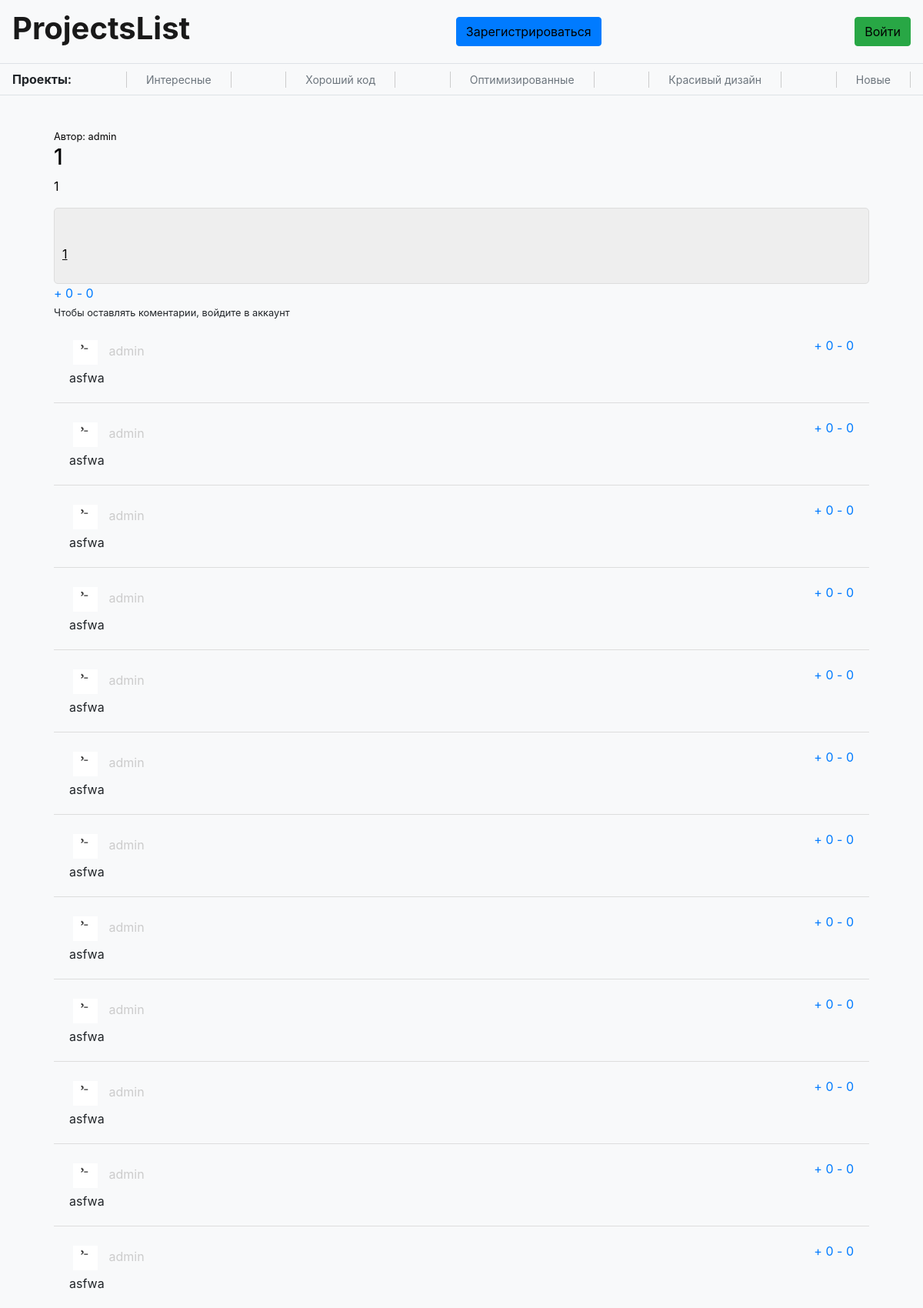
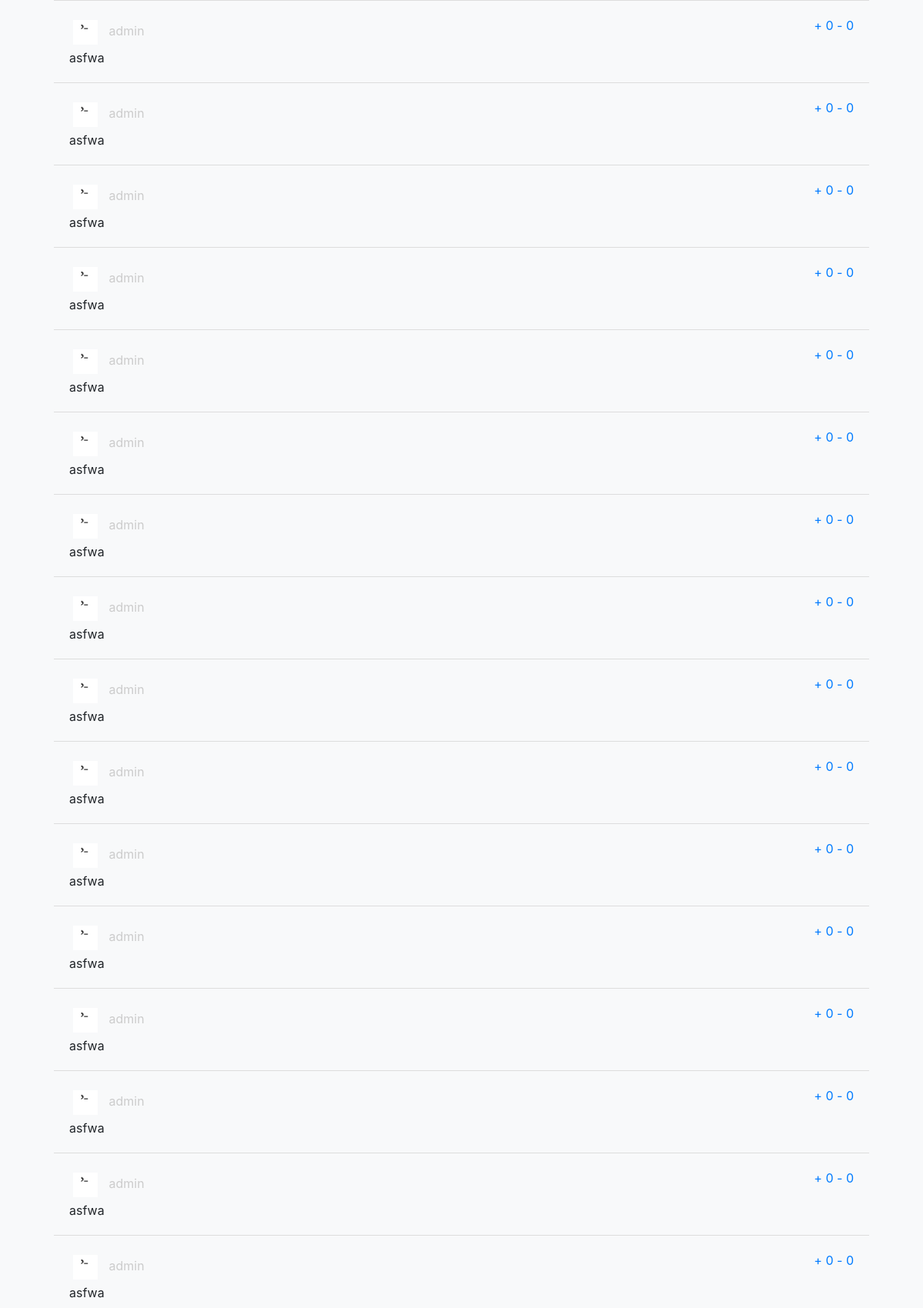
/posts/1 (upper part), run on the app's committed database (2 pictures, top to bottom).
### data/users.py (models this page shows, shortened)
class User(SqlAlchemyBase, UserMixin):
    __tablename__ = 'users'
    id = sa.Column(sa.Integer, primary_key=True, autoincrement=True)
    name = sa.Column(sa.String)
    mail = sa.Column(sa.String, unique=True)
    hashed_password = sa.Column(sa.String)
    info = sa.Column(sa.String)
    image = sa.Column(sa.String)
    github = sa.Column(sa.String)
    create_time = sa.Column(sa.DateTime, default=datetime.now)
    posts = sa.orm.relationship('Post', back_populates='author')
    comments = sa.orm.relationship('Comment', back_populates='author')
    liked_posts = sa.orm.relationship('Post', back_populates='users_who_liked', secondary='rating_posts')
    liked_comments = sa.orm.relationship('Comment', back_populates='users_who_liked', secondary='rating_comments')

### data/posts.py (models this page shows)
class Post(SqlAlchemyBase):
    __tablename__ = 'posts'
    id = sa.Column(sa.Integer, primary_key=True, autoincrement=True)
    title = sa.Column(sa.String)
    text = sa.Column(sa.String)
    project_link = sa.Column(sa.String)
    category = sa.Column(sa.String)
    like = sa.Column(sa.Integer, default=0)
    dislike = sa.Column(sa.Integer, default=0)
    create_time = sa.Column(sa.DateTime, default=datetime.now)
    author = sa.orm.relationship('User', back_populates='posts')
    author_id = sa.Column(sa.Integer, sa.ForeignKey('users.id'))
    users_who_liked = sa.orm.relationship('User', back_populates='liked_posts', secondary='rating_posts')
    comments = sa.orm.relationship('Comment', back_populates='post')

### data/comments.py (models this page shows)
class Comment(SqlAlchemyBase):
    __tablename__ = 'comments'
    id = sa.Column(sa.Integer, primary_key=True, autoincrement=True)
    text = sa.Column(sa.String)
    like = sa.Column(sa.Integer, default=0)
    dislike = sa.Column(sa.Integer, default=0)
    create_time = sa.Column(sa.DateTime, default=datetime.now)
    author = sa.orm.relationship('User', back_populates='comments')
    author_id = sa.Column(sa.Integer, sa.ForeignKey('users.id'))
    post = sa.orm.relationship('Post', back_populates='comments')
    post_id = sa.Column(sa.Integer, sa.ForeignKey('posts.id'))
    answer_id = sa.Column(sa.Integer, sa.ForeignKey('comments.id'))
    answer = sa.orm.relationship('Comment')
    users_who_liked = sa.orm.relationship('User', back_populates='liked_comments', secondary='rating_comments')

### server.py (the view, shortened to what this page needs)
@app.route('/posts/<int:id>', methods=['GET', 'POST'])
def post_view(id):
    try:
        form = CommentForm()
        db = db_session.create_session()
        post = db.query(Post).filter(Post.id==id).first()
        if post:
            info = get_repo_info(post.project_link)
            return flask.render_template('post_view.html', title=post.title, post=post, form=form, info=info)
        else:
            flask.abort(404, 'Пост не найден')
    finally:
        db.close()

### data/db_session.py (called while the page is built)
def create_session() -> Session:
    global __factory
    return __factory()

### server.py (called while the page is built)
def get_repo_info(github_link: str):
    try:
        if 'github.com' in github_link:
            name, repo = github_link.rstrip('/').split('/')[-2:]
            info = requests.get(f'https://api.github.com/repos/{name}/{repo}').json()
            out = {'stars': info['watchers_count'],
                   'image': info['owner']['avatar_url'],
                    'author': name,
                    'description': info['description'],
                    'language': info['language']}
            return out
        else:
            return {}
    except Exception as e:
        print('Возникла проблема с API', e)
        return {}

### templates/post_view.html (shortened to what this page needs)
{% extends "base.html" %}
{% block content %}
<div class='container'>
	<div class='post'>
		<div class='post-info'>
            <small>Автор: <a href='/user{{ post.author_id }}'>{{ post.author.name }}</a></small>
			<h3>{{ post.title }}</h3>
			<p style='white-space: pre-wrap;'>{{ post.text }}</p>
			<a href='{{ post.project_link }}'>
			<div class='github_link'>
				<p class='author'>
                </p>
				<p class='link'>{{ post.project_link }}</p>
			</div>
			</a>
		</div>
		<div class='rating-post'>
			<div class='like' style='display: inline-block'>
				<a href={{ url_for('post_like_action', id=post.id, action='like') }}>+ {{post.like}}</a>
			</div>
			<div class='dislike' style='display: inline-block'>
				<a href={{ url_for('post_like_action', id=post.id, action='dislike') }}>- {{post.dislike}}</a>
			</div>
		</div>
	</div>
    {% if current_user.is_authenticated %}
        <div class='sumbit-comment'>
            <form action="" method="post">
            {{ form.hidden_tag() }}
            <p>
                {{ form.text.label }}<br>
                {{ form.text(class="form-control") }}<br>
                {% for error in form.text.errors %}
                <p class="alert alert-danger" role="alert">
                    {{ error }}
                </p>
                {% endfor %}
            </p>
            <p>{{ form.submit(type="submit", class="btn btn-primary") }}</p>
            {% if message %}
                <p class="alert alert-danger" role="alert">{{ message }}</p>
            {% endif %}
            </form>
        </div>
    {% else %}
    <small>Чтобы оставлять коментарии, войдите в аккаунт</small>
    {% endif %}
    {% for comment in post.comments[::-1] %}
	<div class='comment'>
		<div class='comment-author' style='display: inline-block'>
            <img src='/{{ comment.author.image }}'/img>
			{{ comment.author.name }}
		</div>
		<div class='comment-rating' style='display: inline-block; float: right'>
			<div class='like' style='display: inline-block'>
				<a href={{ url_for('comment_like_action', id=comment.id, action='like') }}>+ {{comment.like}}</a>
			</div>
			<div class='dislike' style='display: inline-block'>
				<a href={{ url_for('comment_like_action', id=comment.id, action='dislike') }}>- {{comment.dislike}}</a>
			</div>
		</div>
		<div class='comment-text' style='white-space: pre-wrap;'>{{ comment.text }}</div>
	</div>
	{% endfor %}
</div>
{% endblock %}

### static/css/style.css (style rules this page uses)
.container { justify-content: space-between; flex-wrap: wrap; padding: 20px; }
.comment { padding: 20px; overflow-wrap: break-word; border-bottom: 1px solid #ddd; }
.comment .comment-author { color: #ccc; }
.comment .comment-author img { height: 2em; vertical-align: middle; margin: 5px; margin-right: 10px; }
.post-info { color: black; }
.post-info a { color: black; }
.github_link { color: #333; border: 1px solid #ddd; border-radius: 5px; padding: 10px; background-color: #eee; }
.github_link .link { color: black; text-decoration: underline; }
.github_link .author, .stars, .language { font-size: 0.9em; color: #555; }
body { background-color: #f8f9fa; }

### data on the page
User: author.name "admin"
Post: title "1", text "1", project_link "1", like "0", dislike "0"
Comment: author.image (picture), author.name "admin", like "0", dislike "0", text "asfwa"
Comment: author.image (picture), author.name "admin", like "0", dislike "0", text "asfwa"
Comment: author.image (picture), author.name "admin", like "0", dislike "0", text "asfwa"
Comment: author.image (picture), author.name "admin", like "0", dislike "0", text "asfwa"
Comment: author.image (picture), author.name "admin", like "0", dislike "0", text "asfwa"
Comment: author.image (picture), author.name "admin", like "0", dislike "0", text "asfwa"
Comment: author.image (picture), author.name "admin", like "0", dislike "0", text "asfwa"
Comment: author.image (picture), author.name "admin", like "0", dislike "0", text "asfwa"
Comment: author.image (picture), author.name "admin", like "0", dislike "0", text "asfwa"
Comment: author.image (picture), author.name "admin", like "0", dislike "0", text "asfwa"
Comment: author.image (picture), author.name "admin", like "0", dislike "0", text "asfwa"
Comment: author.image (picture), author.name "admin", like "0", dislike "0", text "asfwa"
Comment: author.image (picture), author.name "admin", like "0", dislike "0", text "asfwa"
Comment: author.image (picture), author.name "admin", like "0", dislike "0", text "asfwa"
Comment: author.image (picture), author.name "admin", like "0", dislike "0", text "asfwa"
Comment: author.image (picture), author.name "admin", like "0", dislike "0", text "asfwa"
Comment: author.image (picture), author.name "admin", like "0", dislike "0", text "asfwa"
Comment: author.image (picture), author.name "admin", like "0", dislike "0", text "asfwa"
Comment: author.image (picture), author.name "admin", like "0", dislike "0", text "asfwa"
Comment: author.image (picture), author.name "admin", like "0", dislike "0", text "asfwa"
Comment: author.image (picture), author.name "admin", like "0", dislike "0", text "asfwa"
Comment: author.image (picture), author.name "admin", like "0", dislike "0", text "asfwa"
Comment: author.image (picture), author.name "admin", like "0", dislike "0", text "asfwa"
Comment: author.image (picture), author.name "admin", like "0", dislike "0", text "asfwa"
Comment: author.image (picture), author.name "admin", like "0", dislike "0", text "asfwa"
Comment: author.image (picture), author.name "admin", like "0", dislike "0", text "asfwa"
Comment: author.image (picture), author.name "admin", like "0", dislike "0", text "asfwa"
Comment: author.image (picture), author.name "admin", like "0", dislike "0", text "asfwa"
